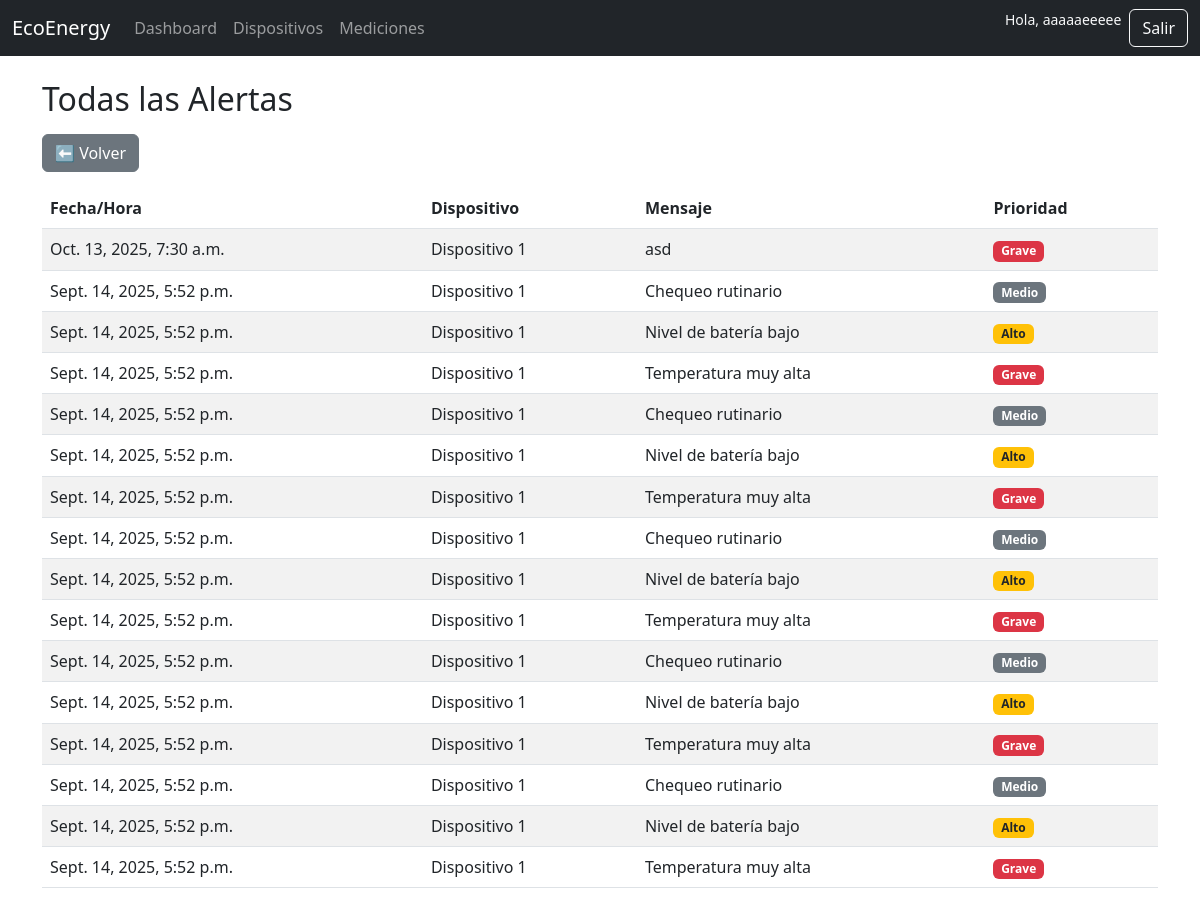
Page /alerts/ (signed in) on the committed database.
### core/models.py (models this page shows, shortened)
class Alert(models.Model):
    PRIORITY_CHOICES = [
        ("grave", "Grave"),
        ("alto", "Alto"),
        ("medio", "Mediano"),
    ]
    device = models.ForeignKey("Device", on_delete=models.CASCADE)
    message = models.TextField()
    priority = models.CharField(max_length=10, choices=PRIORITY_CHOICES, default="medio")
    created_at = models.DateTimeField(auto_now_add=True)

class Device(models.Model):
    name = models.CharField(max_length=100)
    category = models.ForeignKey(Category, on_delete=models.CASCADE)
    zone = models.ForeignKey(Zone, on_delete=models.CASCADE)
    organization = models.ForeignKey(Organization, on_delete=models.CASCADE)
    created_at = models.DateTimeField(auto_now_add=True)
    updated_at = models.DateTimeField(auto_now=True)
    deleted_at = models.DateTimeField(null=True, blank=True)
    class Meta:
        constraints = [
            models.UniqueConstraint(fields=["organization", "name"], name="uniq_device_name_per_org"),
        ]
        ordering = ("name",)  # orden por defecto útil en admin/listas

### core/views.py (the view)
# urls.py: path("alerts/", views.alert_list, name="alert_list"),
@login_required
def alert_list(request):
    org = _user_org_or_none(request.user)
    alerts = Alert.objects.select_related("device").order_by("-created_at")
    if org:
        alerts = alerts.filter(device__organization=org)
    return render(request, "core/alert_list.html", {"alerts": alerts})

### core/views.py (called while the page is built)
def _user_org_or_none(user):
    if user.is_superuser:
        return None
    acc = getattr(user, "account", None)
    return acc.organization if acc else None

### core/templates/core/alert_list.html
{% extends "base.html" %}
{% block content %}
<div class="container mt-4">
  <h2 class="mb-3">Todas las Alertas</h2>
  <a href="javascript:history.back()" class="btn btn-secondary mb-3">⬅ Volver</a>
  <table class="table table-striped">
    <thead>
      <tr>
        <th>Fecha/Hora</th>
        <th>Dispositivo</th>
        <th>Mensaje</th>
        <th>Prioridad</th>
      </tr>
    </thead>
    <tbody>
      {% for a in alerts %}
      <tr>
        <td>{{ a.created_at }}</td>
        <td>{{ a.device.name }}</td>
        <td>{{ a.message }}</td>
        <td>
          {% if a.priority == "grave" %}
            <span class="badge bg-danger">Grave</span>
          {% elif a.priority == "alto" %}
            <span class="badge bg-warning text-dark">Alto</span>
          {% elif a.priority == "medio" %}
            <span class="badge bg-secondary">Medio</span>
          {% else %}
            <span class="badge bg-light text-dark">{{ a.priority }}</span>
          {% endif %}
        </td>
      </tr>
      {% empty %}
      <tr><td colspan="4">No hay alertas registradas</td></tr>
      {% endfor %}
    </tbody>
  </table>
</div>
{% endblock %}

### core/templates/base.html (shortened to what this page needs)
<!DOCTYPE html>
<html lang="en">
<head>
  <link href="https://cdn.jsdelivr.net/npm/bootstrap@5.3.0/dist/css/bootstrap.min.css" rel="stylesheet">
</head>
<body>
  <nav class="navbar navbar-expand-lg navbar-dark bg-dark">
    <div class="container-fluid">
      <a class="navbar-brand" href="{% url 'dashboard' %}">EcoEnergy</a>
      <div class="collapse navbar-collapse" id="navbarNav">
        <ul class="navbar-nav me-auto mb-2 mb-lg-0">
          <li class="nav-item">
            <a class="nav-link" href="{% url 'dashboard' %}">Dashboard</a>
          </li>
          <li class="nav-item">
            <a class="nav-link" href="{% url 'device_list' %}">Dispositivos</a>
          </li>
          <li class="nav-item">
            <a class="nav-link" href="{% url 'measurement_list' %}">Mediciones</a>
          </li>
        </ul>
        <div class="d-flex">
          {% if user.is_authenticated %}
            <span class="text-light me-2 small">Hola, {{ user.username }}</span>
            <a href="{% url 'logout' %}" class="btn btn-outline-light">Salir</a>
          {% else %}
            <a href="{% url 'login' %}" class="btn btn-outline-light me-2">Iniciar sesión</a>
            <a href="{% url 'register' %}" class="btn btn-light">Registrarse</a>
          {% endif %}
        </div>
      </div>
    </div>
  </nav>
  <main>
    {% block content %}{% endblock %}
  </main>
</body>
</html>

### rows in the picture
Alert: created_at "Oct. 13, 2025, 7:30 a.m.", device.name "Dispositivo 1", message "asd", priority "Grave"
Alert: created_at "Sept. 14, 2025, 5:52 p.m.", device.name "Dispositivo 1", message "Chequeo rutinario", priority "Medio"
Alert: created_at "Sept. 14, 2025, 5:52 p.m.", device.name "Dispositivo 1", message "Nivel de batería bajo", priority "Alto"
Alert: created_at "Sept. 14, 2025, 5:52 p.m.", device.name "Dispositivo 1", message "Temperatura muy alta", priority "Grave"
Alert: created_at "Sept. 14, 2025, 5:52 p.m.", device.name "Dispositivo 1", message "Chequeo rutinario", priority "Medio"
Alert: created_at "Sept. 14, 2025, 5:52 p.m.", device.name "Dispositivo 1", message "Nivel de batería bajo", priority "Alto"
Alert: created_at "Sept. 14, 2025, 5:52 p.m.", device.name "Dispositivo 1", message "Temperatura muy alta", priority "Grave"
Alert: created_at "Sept. 14, 2025, 5:52 p.m.", device.name "Dispositivo 1", message "Chequeo rutinario", priority "Medio"
Alert: created_at "Sept. 14, 2025, 5:52 p.m.", device.name "Dispositivo 1", message "Nivel de batería bajo", priority "Alto"
Alert: created_at "Sept. 14, 2025, 5:52 p.m.", device.name "Dispositivo 1", message "Temperatura muy alta", priority "Grave"
Alert: created_at "Sept. 14, 2025, 5:52 p.m.", device.name "Dispositivo 1", message "Chequeo rutinario", priority "Medio"
Alert: created_at "Sept. 14, 2025, 5:52 p.m.", device.name "Dispositivo 1", message "Nivel de batería bajo", priority "Alto"
Alert: created_at "Sept. 14, 2025, 5:52 p.m.", device.name "Dispositivo 1", message "Temperatura muy alta", priority "Grave"
Alert: created_at "Sept. 14, 2025, 5:52 p.m.", device.name "Dispositivo 1", message "Chequeo rutinario", priority "Medio"
Alert: created_at "Sept. 14, 2025, 5:52 p.m.", device.name "Dispositivo 1", message "Nivel de batería bajo", priority "Alto"
Alert: created_at "Sept. 14, 2025, 5:52 p.m.", device.name "Dispositivo 1", message "Temperatura muy alta", priority "Grave"

### other values in the picture
{{ user.username }} "aaaaaeeeee"
